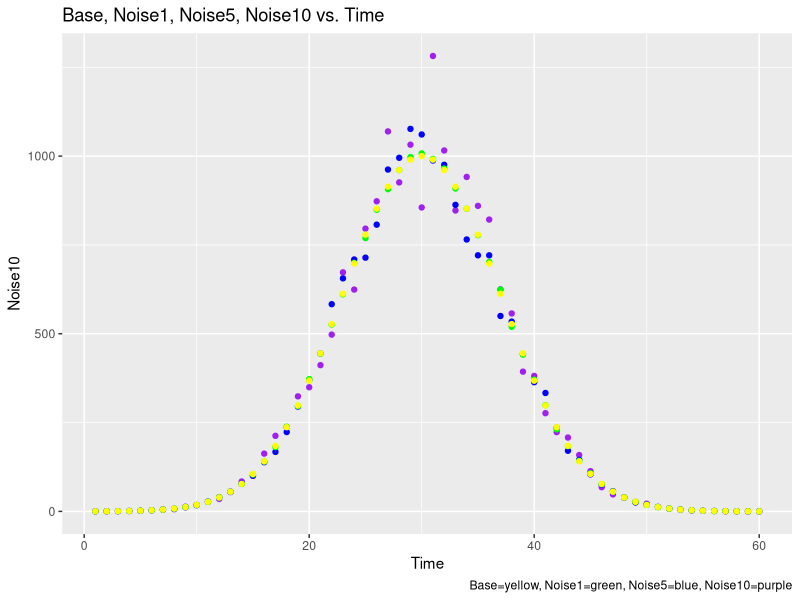
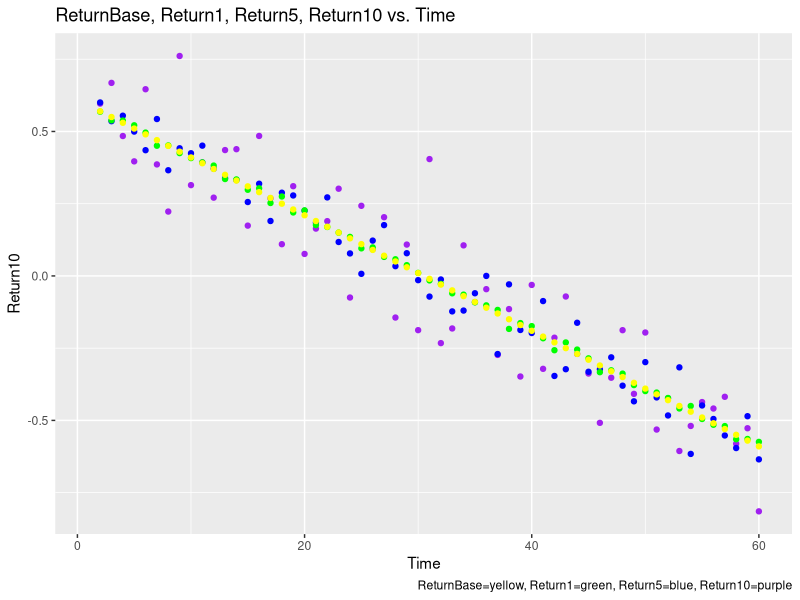
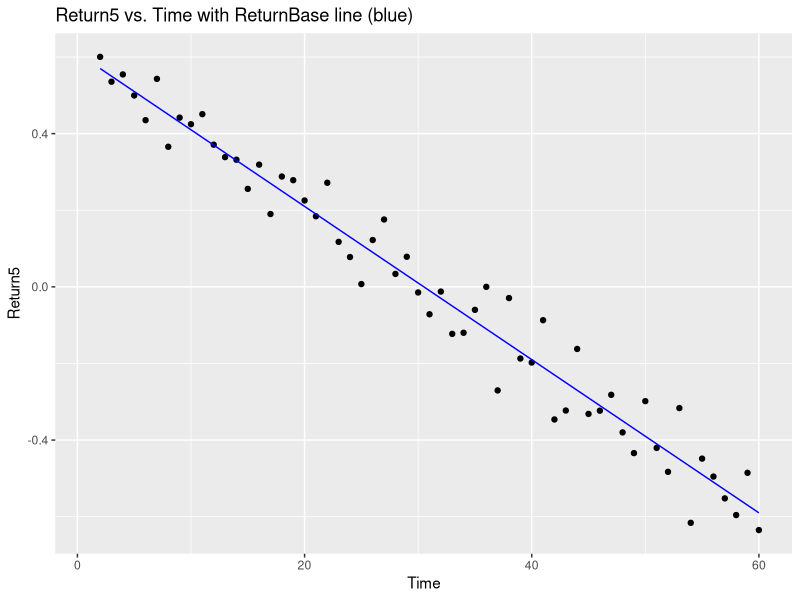
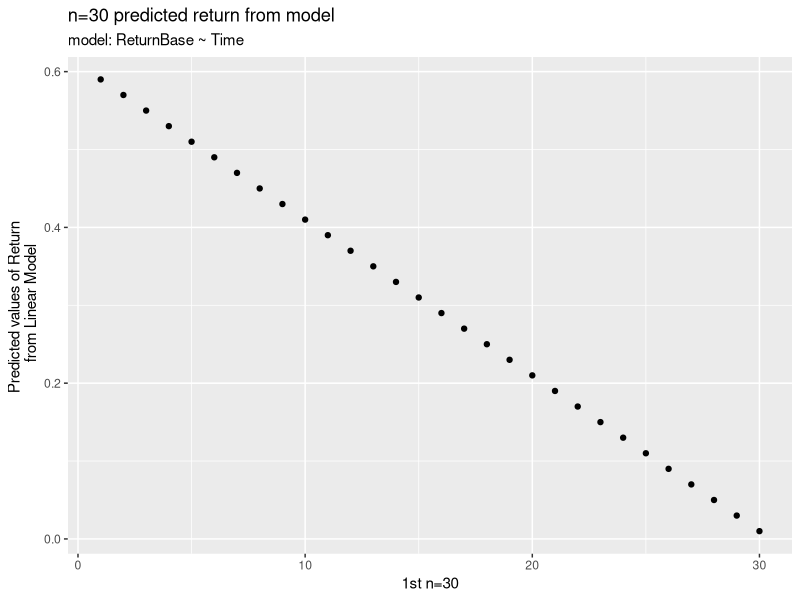
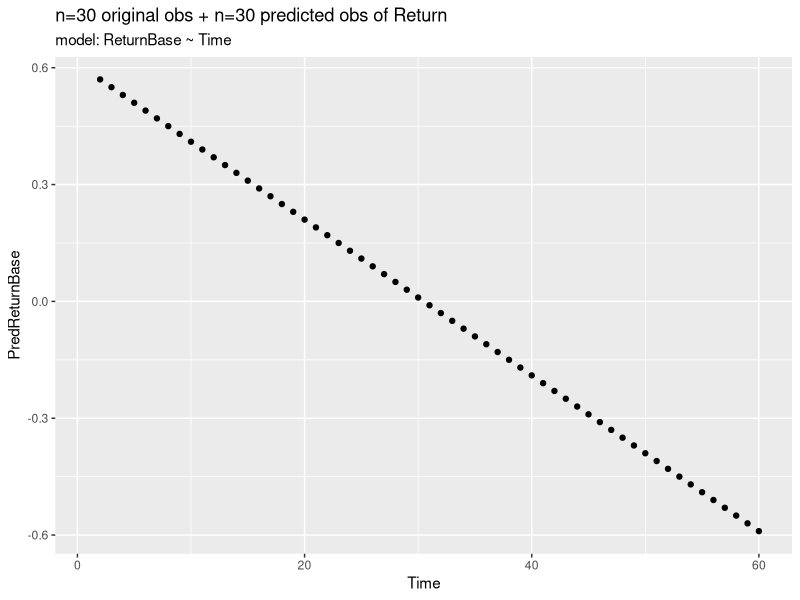
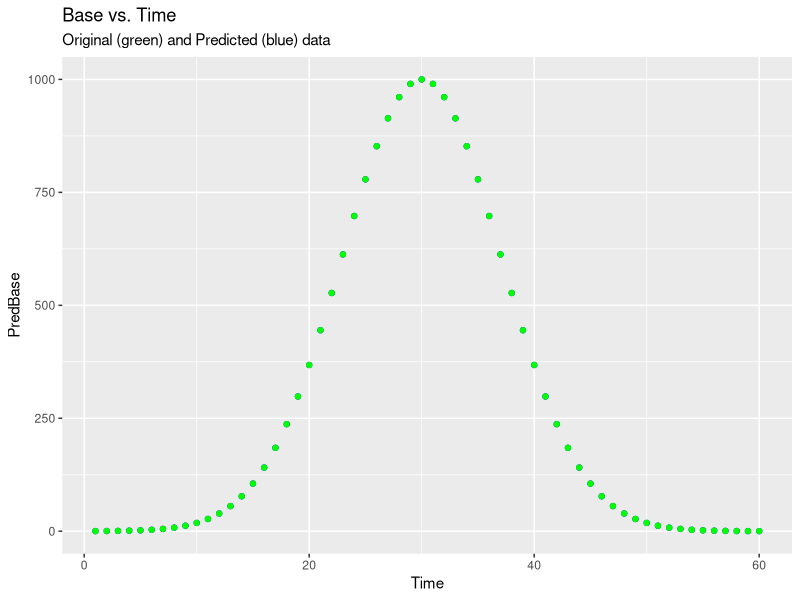
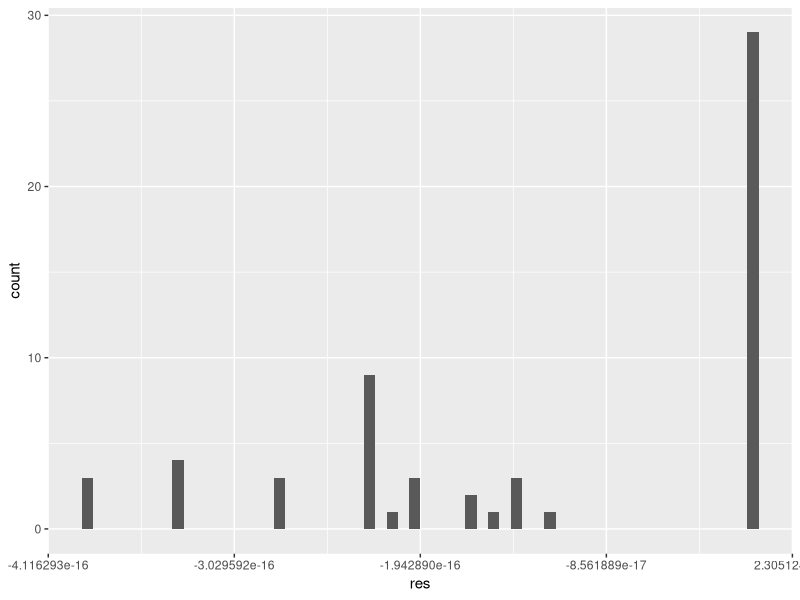
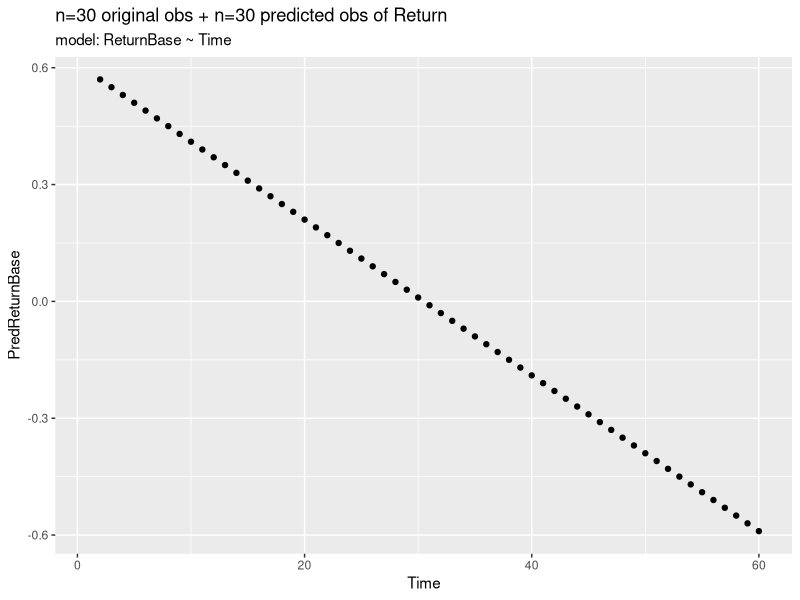

Here is the R script that generated these plots, in order:
## ---- chunk 1
#knitr::opts_chunk$set(echo = TRUE)
library(ggplot2)
library(dplyr)
## ---- chunk 2
data <- read.csv("simulated_data.csv", nrows = 60)
colnames(data) <- c('Time', 'Base', 'Noise1', 'Noise5', 'Noise10', 'ReturnBase', 'Return1', 'Return5', 'Return10')
head(data)
tail(data)
    # NOTE: removed last obs to end up with 60 total
## ---- chunk 3
# Scatterplot: Base, Noise1, Noise5, Noise10 vs. Time
ggplot(data=data) + geom_point(aes(x=Time, y=Noise10), color="purple") + geom_point(aes(x=Time, y=Noise5), color="blue") + geom_point(aes(x=Time, y=Noise1), color="green") + geom_point(aes(x=Time, y=Base), color="yellow") + labs(title="Base, Noise1, Noise5, Noise10 vs. Time", caption="Base=yellow, Noise1=green, Noise5=blue, Noise10=purple")

# Scatterplot: ReturnBase, Return1, Return5, Return10 vs. Time
ggplot(data=data) + geom_point(aes(x=Time, y=Return10), color="purple") + geom_point(aes(x=Time, y=Return5), color="blue") + geom_point(aes(x=Time, y=Return1), color="green") + geom_point(aes(x=Time, y=ReturnBase), color="yellow") + labs(title="ReturnBase, Return1, Return5, Return10 vs. Time", caption="ReturnBase=yellow, Return1=green, Return5=blue, Return10=purple")

# Return5 vs. Time with ReturnBase line of best fit
ggplot(data=data) + geom_point(aes(x=Time, y=Return5)) + geom_line(aes(x=Time, y=ReturnBase), color="blue") + labs(title="Return5 vs. Time with ReturnBase line (blue)")


# print some!
png(file="Base-Noise_vs_Time.png", width=450, height=450)
ggplot(data=data) + geom_point(aes(x=Time, y=Noise10), color="purple") + geom_point(aes(x=Time, y=Noise5), color="blue") + geom_point(aes(x=Time, y=Noise1), color="green") + geom_point(aes(x=Time, y=Base), color="yellow") + labs(title="Base, Noise1, Noise5, Noise10 vs. Time", caption="Base=yellow, Noise1=green, Noise5=blue, Noise10=purple")
dev.off()
## ---- chunk 4
# set starting number of obs (n)
n <- 30

# subset data into (1:n) and (n+1, end)
train <- data %>% filter(Time <= n) %>% select(Time, ReturnBase)
test <- data %>% filter(Time > n) %>% select(Time, ReturnBase)

# model ReturnBase ~ Time
mod <- lm(ReturnBase ~ Time, data=train)
summary(mod)
# plot of predicted return values from model
ggplot(data=train) + geom_point(aes(x=Time, y=mod$coefficients[1] + 
  mod$coefficients[2]*Time)) + labs(x=paste0("1st n=",n), y="Predicted values of Return \n from Linear Model", title=paste0("n=",n," predicted return from model"), subtitle="model: ReturnBase ~ Time")

# predict 2nd part of values
pred <- predict(object=mod, newdata=test)

# add column to final dataset with predicted values
final <- data %>% select(Time, Base, ReturnBase) %>% 
  mutate(PredReturnBase = append(data[1:n, 6], pred))

# plot new data with predicted values of ReturnBase in the second half
ggplot(data=final) + geom_point(aes(x=Time, y=PredReturnBase)) + 
  labs(title=paste0("n=",n," original obs + n=",(nrow(data)-n)," predicted obs of Return"), subtitle="model: ReturnBase ~ Time")

# create PredBase from exp(PredReturnBase[i])*Base[i-1]
final <- final %>% mutate(PredBase = exp(PredReturnBase)*lag(Base))
# set first PredBase to original Base value
final$PredBase[1] = final$Base[1]

# plot PredBase vs. Time
ggplot(data=final) + 
  geom_point(aes(x=Time, y=PredBase), color="blue") +
  geom_point(aes(x=Time, y=Base), color="green") + 
  labs(title="Base vs. Time", subtitle="Original (green) and Predicted (blue) data")

# calculate residuals (should be 0 for base)
final <- final %>% mutate(res = PredReturnBase - ReturnBase)

# plot histogram of residuals
ggplot(data=final) + geom_histogram(aes(x=res), bins=nrow(final))

# calculate MAPE



## ---- chunk 5
baseReturnFn <- function(n) {
  # subset data into (1:n) and (n+1, end)
  train <- data %>% filter(Time <= n) %>% select(Time, ReturnBase)
  test <- data %>% filter(Time > n) %>% select(Time, ReturnBase)
  
  # model ReturnBase ~ Time
  mod <- lm(ReturnBase ~ Time, data=train)
  summary(mod)
  # plot of predicted return values from model
  ggplot(data=train) + geom_point(aes(x=Time, y=mod$coefficients[1] + mod$coefficients[2]*Time)) + labs(x=c("1st n=",n), y="Predicted values of Return \n from Linear Model", title=c("n=",n,"predicted return from model"), subtitle="model: ReturnBase ~ Time")
  
  # predict 2nd part of values
  pred <- predict(object=mod, newdata=test)

  # add column to final dataset with predicted values
  final <- data %>% select(Time, ReturnBase)
  final[3] <- append(data[1:n, 6], pred)
  colnames(final)[3] <- "PredReturnBase"
  
  # calculate residuals (should be 0 for base)
  final <- final %>% mutate(res = PredReturnBase - ReturnBase)
  
  return(final)
}

# call function: baseReturnFn (provide n)
n = 30
baseFinal <- baseReturnFn(n)

# plot new data with predicted values of ReturnBase in the second half
ggplot(data=baseFinal) + geom_point(aes(x=Time, y=PredReturnBase)) + labs(title=paste0("n=",n," original obs + n=",(nrow(data)-n)," predicted obs of Return"), subtitle="model: ReturnBase ~ Time")

# plot histogram of residuals
ggplot(data=baseFinal) + geom_histogram(aes(x=res), bins=nrow(baseFinal))
## ---- chunk 6
return1Fn <- function(n) {
  # subset data into (1:n) and (n+1, end)
  train <- data %>% filter(Time <= n) %>% select(Time, Return1)
  test <- data %>% filter(Time > n) %>% select(Time, Return1)
  
  # model Return1 ~ Time
  mod <- lm(Return1 ~ Time, data=train)
  summary(mod)
  # plot of predicted return values from model
  ggplot(data=train) + geom_point(aes(x=Time, y=mod$coefficients[1] + mod$coefficients[2]*Time)) + labs(x=c("1st n=",n), y="Predicted values of Return \n from Linear Model", title=c("n=",n,"predicted return from model"), subtitle="model: Return1 ~ Time")
  
  # predict 2nd part of values
  pred <- predict(object=mod, newdata=test)

  # add column to final dataset with predicted values
  final <- data %>% select(Time, Return1)
  final[3] <- append(data[1:n, 6], pred)
  colnames(final)[3] <- "PredReturn1"
  
  # calculate residuals
  final <- final %>% mutate(res = PredReturn1 - Return1)
  
  return(final)
}

# call function: return1Fn (provide n)
n = 15
r1Final <- return1Fn(n)

# plot new data with predicted values of Return1 in the second half
ggplot(data=r1Final) + geom_point(aes(x=Time, y=PredReturn1)) + labs(title=paste0("n=",n," original obs + n=",(nrow(data)-n)," predicted obs of Return"), subtitle="model: Return1 ~ Time")

# plot histogram of residuals
ggplot(data=r1Final) + geom_histogram(aes(x=res), bins=nrow(r1Final))
## ---- chunk 7
# set starting number of obs (n)
n = 30

# subset data into (1:n) and (n+1, end)
train <- data %>% filter(Time <= n) %>% select(Time, Return10)
test <- data %>% filter(Time > n) %>% select(Time, Return10)

# model Return10 ~ Time
mod <- lm(Return10 ~ Time, data=train)
summary(mod)
# plot of predicted return values from model
ggplot(data=train) + geom_point(aes(x=Time, y=mod$coefficients[1] + 
  mod$coefficients[2]*Time)) + labs(x=paste0("1st n=",n), y="Predicted values of Return \n from Linear Model", title=paste0("n=",n," predicted return from model"), subtitle="model: Return10 ~ Time")


# predict 2nd part of values
pred <- predict(object=mod, newdata=test)

# add column to final dataset with predicted values
final <- data %>% select(Time, Noise10, Return10) %>% 
  mutate(PredReturn10 = append(data[1:n, 6], pred))

# plot new data with predicted values of ReturnBase in the second half
ggplot(data=final) + geom_point(aes(x=Time, y=PredReturn10)) + 
  labs(title=paste0("n=",n," original obs + n=",(nrow(data)-n)," predicted obs of Return"), subtitle="model: Return10 ~ Time")

# create Pred10 from exp(PredReturn10[i])*Noise10[i-1]
final <- final %>% mutate(Pred10 = exp(PredReturn10)*lag(Noise10))
# set first Pred10 to original Noise10 value
final$Pred10[1] = final$Noise10[1]

# plot Pred10 vs. Time (and print!)
png(file="Noise10-Pred10_vs_Time.png", width=450, height=450)
ggplot(data=final) + 
  geom_point(aes(x=Time, y=Pred10), color="blue") +
  geom_point(aes(x=Time, y=Noise10), color="green") + 
  labs(title="Noise10 vs. Time", subtitle="Original (green) and Predicted (blue) data")
dev.off()

# calculate residuals
final <- final %>% mutate(res = PredReturn10 - Return10)

# plot histogram of residuals
ggplot(data=final) + geom_histogram(aes(x=res), bins=nrow(final))
## ---- chunk 8
return10Fn <- function(n) {
  # subset data into (1:n) and (n+1, end)
  train <- data %>% filter(Time <= n) %>% select(Time, Return10)
  test <- data %>% filter(Time > n) %>% select(Time, Return10)
  
  # model Return10 ~ Time
  mod <- lm(Return10 ~ Time, data=train)
  summary(mod)
  # plot of predicted return values from model
  ggplot(data=train) + geom_point(aes(x=Time, y=mod$coefficients[1] + mod$coefficients[2]*Time)) + labs(x=c("1st n=",n), y="Predicted values of Return \n from Linear Model", title=c("n=",n,"predicted return from model"), subtitle="model: Return10 ~ Time")
  
  # predict 2nd part of values
  pred <- predict(object=mod, newdata=test)

  # add column to final dataset with predicted values
  final <- data %>% select(Time, Return10)
  final[3] <- append(data[1:n, 6], pred)
  colnames(final)[3] <- "PredReturn10"
  
  # calculate residuals
  final <- final %>% mutate(res = PredReturn10 - Return10)
  
  return(final)
}

# call function: return10Fn (provide n)
n=5
r10Final <- return10Fn(n)

# plot new data with predicted values of Return10 in the second half
ggplot(data=r10Final) + geom_point(aes(x=Time, y=PredReturn10)) + labs(title=paste0("n=",n," original obs + n=",(nrow(data)-n)," predicted obs of Return"), subtitle="model: Return10 ~ Time")

# plot histogram of residuals
ggplot(data=r10Final) + geom_histogram(aes(x=res), bins=nrow(r10Final))
